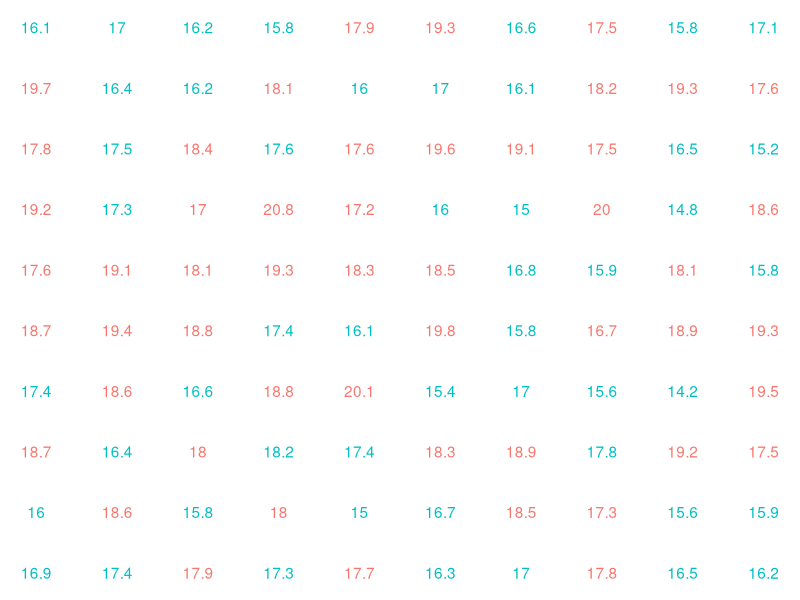
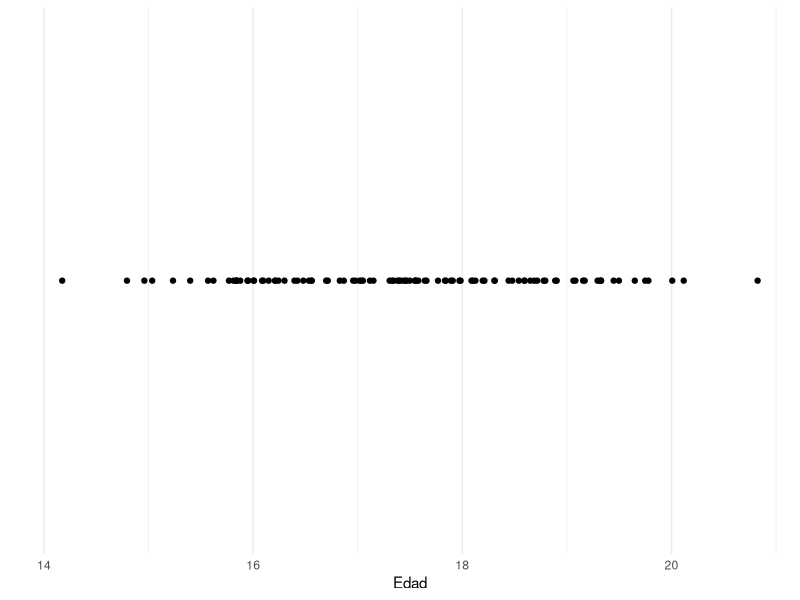
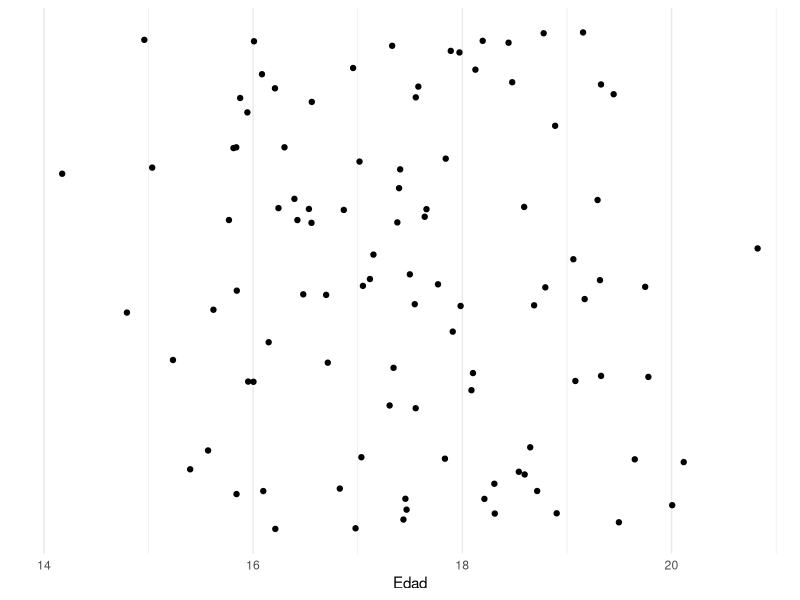
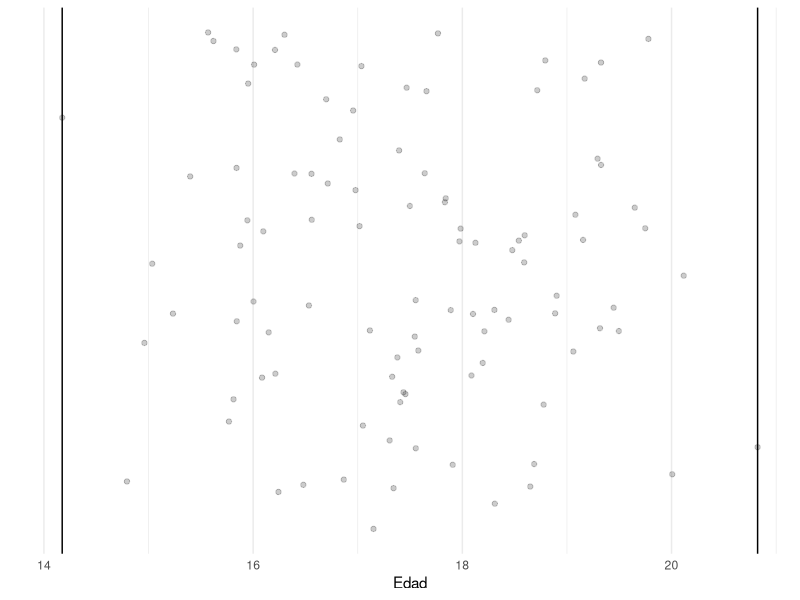
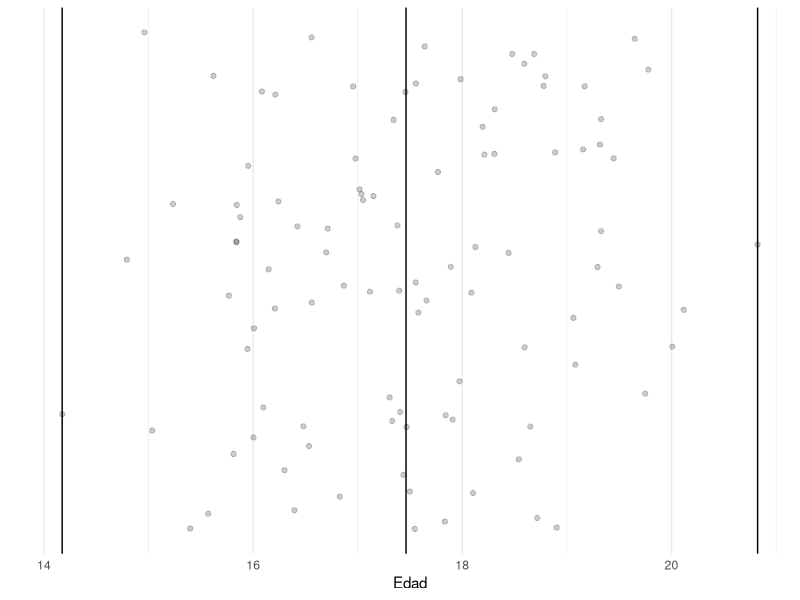
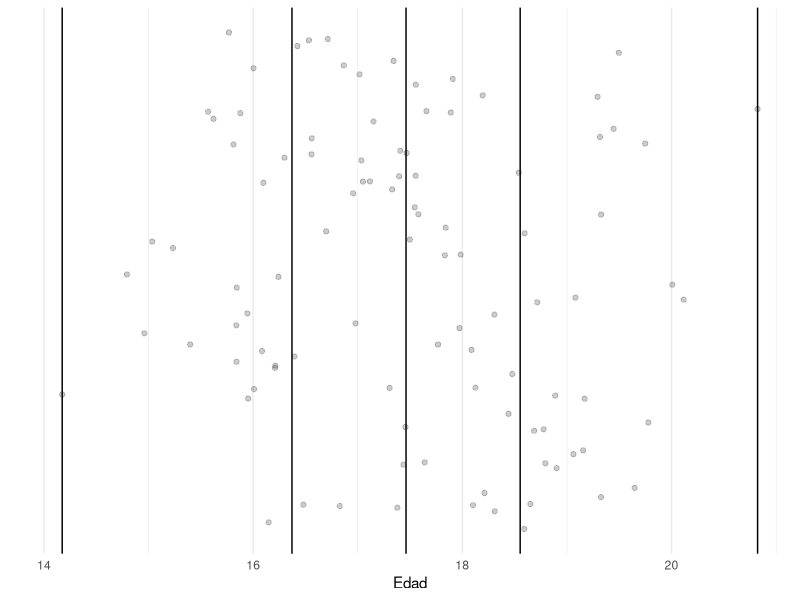
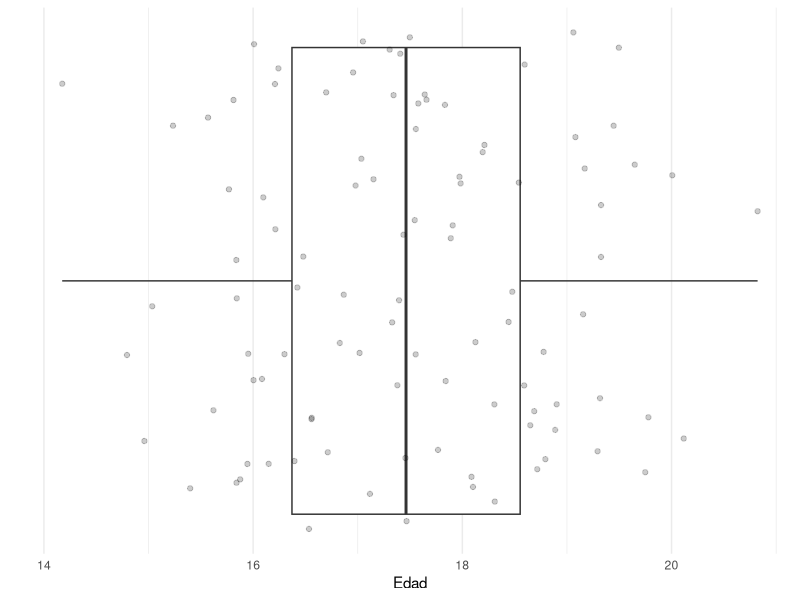
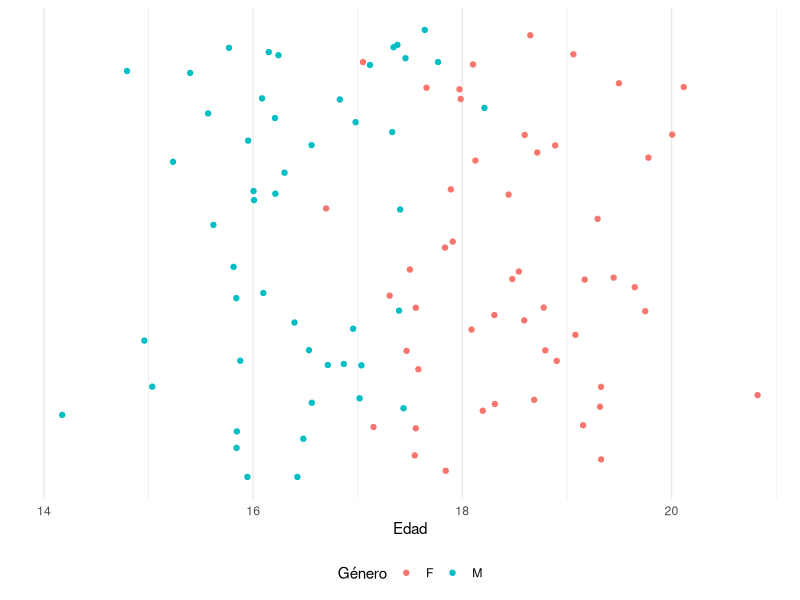

R code for these plots, in order:
## ---- chunk 1
## antecedentes

library("ggplot2")
library("dplyr")
library("knitr")

opts_chunk$set(echo=FALSE, message=FALSE, results='markup', warning=FALSE, fig.show = "asis", fig.height = 3, fig.width = 8)


theme_set(theme_minimal())


## ---- chunk 2

tibble(
  genero = sample(c("M", "F"), 100, replace = TRUE),
  edad = rnorm(100, 0, 1) + if_else(genero == "M", 16.5, 18.5)
) -> tb_data_inventada

tb_data_inventada %>% #head(25) %>% 
  mutate(edad = round(edad, 1), X = rep(1:10, each = 10), Y = rep(1:10, 10)) %>% 
  ggplot +
  aes(label = edad, colour = genero, x = X, y = Y) +
  geom_text() +
  scale_color_discrete(guide = NULL) +
  theme_void()

## ---- chunk 3

tb_data_inventada %>% 
  ggplot() +
  aes(x = edad, y = 1) +
  geom_point() +
  scale_y_continuous(breaks = NULL, name = "") +
  scale_x_continuous(name = "Edad") +
  theme_minimal()



## ---- chunk 4

tb_data_inventada %>% 
  ggplot() +
  aes(x = edad, y = 1) +
  geom_jitter() +
  scale_y_continuous(breaks = NULL, name = "") +
  scale_x_continuous(name = "Edad") +
  theme_minimal()



## ---- chunk 5

tb_data_inventada %>% 
  ggplot() +
  aes(x = edad, y = 1) +
  geom_vline(aes(xintercept = max(edad))) +
  geom_vline(aes(xintercept = min(edad))) +
  geom_jitter(alpha = 0.2) +
  scale_y_continuous(breaks = NULL, name = "") +
  scale_x_continuous(name = "Edad") +
  theme_minimal()



## ---- chunk 6

tb_data_inventada %>% 
  ggplot() +
  aes(x = edad, y = 1) +
  geom_vline(aes(xintercept = max(edad))) +
  geom_vline(aes(xintercept = min(edad))) +
  geom_vline(aes(xintercept = median(edad))) +
  geom_jitter(alpha = 0.2) +
  scale_y_continuous(breaks = NULL, name = "") +
  scale_x_continuous(name = "Edad") +
  theme_minimal()



## ---- chunk 7

tb_data_inventada %>% pull(edad) %>% quantile() -> q_edad

tb_data_inventada %>% 
  ggplot() +
  aes(x = edad, y = 1) +
  geom_vline(xintercept = q_edad) +
  geom_jitter(alpha = 0.2) +
  scale_y_continuous(breaks = NULL, name = "") +
  scale_x_continuous(name = "Edad") +
  theme_minimal()

## ---- chunk 8

tb_data_inventada %>% 
  ggplot() +
  aes(x = edad, y = 1) +
  geom_boxplot() +
  geom_jitter(alpha = 0.2) +
  scale_y_continuous(breaks = NULL, name = "") +
  scale_x_continuous(name = "Edad") +
  theme_minimal()



## ---- chunk 9

tb_data_inventada %>% 
  ggplot() +
  aes(x = edad, y = 1, colour = genero) +
  geom_jitter() +
  scale_y_continuous(breaks = NULL, name = "") +
  scale_x_continuous(name = "Edad") +
  scale_color_discrete(name = "Género") +
  theme_minimal() +
  theme(legend.position = "bottom")



## ---- chunk 10

tb_data_inventada %>% 
  ggplot() +
  aes(x = edad, y = genero, colour = genero) +
  geom_jitter() +
  scale_y_discrete(name = "Género") +
  scale_x_continuous(name = "Edad") +
  scale_color_discrete(guide = NULL) +
  theme(legend.position = "bottom")



## ---- chunk 11

tb_data_inventada %>% 
  ggplot() +
  aes(x = edad, y = genero, colour = genero, fill = genero) +
  geom_boxplot(alpha = 0.2) +
  geom_jitter(alpha = 0.2) +
  scale_y_discrete(name = "Género") +
  scale_x_continuous(name = "Edad") +
  scale_color_discrete(guide = NULL) +
  scale_fill_discrete(guide = NULL) +
  theme(legend.position = "bottom")



